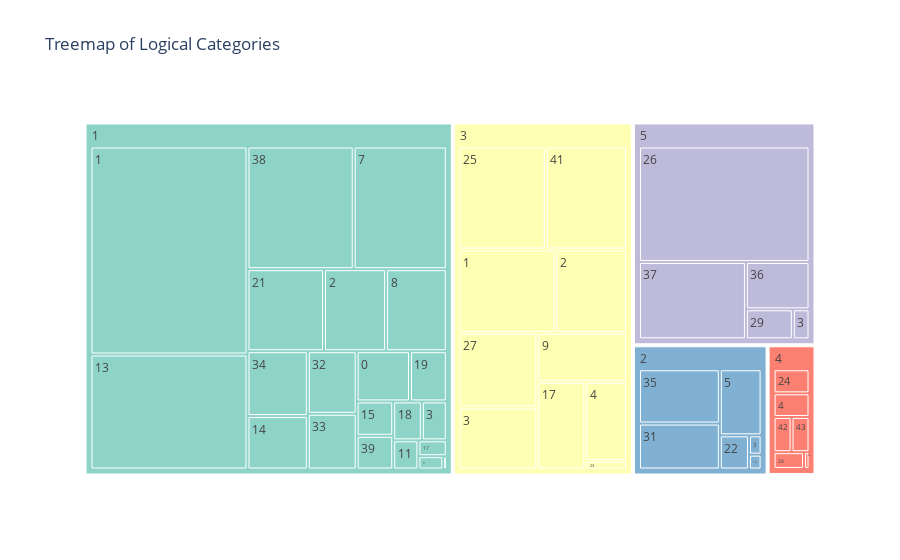

Notebook code for this chart:
### Code cell
fig = px.treemap(
    category_counts,
    path=['A', 'B'],  # Hierarchical levels
    values='count',  # Size based on count
    title="Treemap of Logical Categories",
    color='A',  # Color by main category
    color_discrete_sequence=px.colors.qualitative.Set3
)
fig.show()

### Figure 1 — Plotly figure (JSON) as saved in the notebook; plotly's stock layout.template omitted (floating-point values rounded to 4 significant figures)
{"data": [{"branchvalues": "total", "customdata": [["1"], ["3"], ["5"], ["3"], ["4"], ["3"], ["2"], ["1"], ["3"], ["1"], ["1"], ["1"], ["1"], ["1"], ["1"], ["1"], ["1"], ["2"], ["1"], ["3"], ["1"], ["3"], ["2"], ["3"], ["1"], ["0"], ["5"], ["4"], ["1"], ["5"], ["5"], ["2"], ["1"], ["1"], ["1"], ["2"], ["5"], ["1"], ["3"], ["4"], ["3"], ["4"], ["4"], ["4"], ["1"], ["2"], ["1"], ["1"], ["3"], ["0"], ["1"], ["2"], ["3"], ["4"], ["5"]], "domain": {"x": [0, 1], "y": [0, 1]}, "hovertemplate": "labels=%{label}<br>count=%{value}<br>parent=%{parent}<br>id=%{id}<br>A=%{customdata[0]}<extra></extra>", "ids": ["1/0", "3/27", "5/26", "3/25", "4/24", "3/23", "2/22", "1/21", "3/2", "1/2", "1/18", "1/19", "1/17", "1/16", "1/15", "1/14", "1/13", "2/12", "1/11", "3/1", "1/1", "3/17", "2/3", "3/3", "1/3", "0/3", "5/29", "4/28", "1/38", "5/37", "5/36", "2/35", "1/39", "1/33", "1/32", "2/31", "5/3", "1/34", "3/4", "4/4", "3/41", "4/42", "4/43", "4/44", "1/8", "2/5", "1/6", "1/7", "3/9", "0", "1", "2", "3", "4", "5"], "labels": ["0", "27", "26", "25", "24", "23", "22", "21", "2", "2", "18", "19", "17", "16", "15", "14", "13", "12", "11", "1", "1", "17", "3", "3", "3", "3", "29", "28", "38", "37", "36", "35", "39", "33", "32", "31", "3", "34", "4", "4", "41", "42", "43", "44", "8", "5", "6", "7", "9", "0", "1", "2", "3", "4", "5"], "marker": {"colors": ["rgb(141,211,199)", "rgb(255,255,179)", "rgb(190,186,218)", "rgb(255,255,179)", "rgb(251,128,114)", "rgb(255,255,179)", "rgb(128,177,211)", "rgb(141,211,199)", "rgb(255,255,179)", "rgb(141,211,199)", "rgb(141,211,199)", "rgb(141,211,199)", "rgb(141,211,199)", "rgb(141,211,199)", "rgb(141,211,199)", "rgb(141,211,199)", "rgb(141,211,199)", "rgb(128,177,211)", "rgb(141,211,199)", "rgb(255,255,179)", "rgb(141,211,199)", "rgb(255,255,179)", "rgb(128,177,211)", "rgb(255,255,179)", "rgb(141,211,199)", "rgb(253,180,98)", "rgb(190,186,218)", "rgb(251,128,114)", "rgb(141,211,199)", "rgb(190,186,218)", "rgb(190,186,218)", "rgb(128,177,211)", "rgb(141,211,199)", "rgb(141,211,199)", "rgb(141,211,199)", "rgb(128,177,211)", "rgb(190,186,218)", "rgb(141,211,199)", "rgb(255,255,179)", "rgb(251,128,114)", "rgb(255,255,179)", "rgb(251,128,114)", "rgb(251,128,114)", "rgb(251,128,114)", "rgb(141,211,199)", "rgb(128,177,211)", "rgb(141,211,199)", "rgb(141,211,199)", "rgb(255,255,179)", "rgb(253,180,98)", "rgb(141,211,199)", "rgb(128,177,211)", "rgb(255,255,179)", "rgb(251,128,114)", "rgb(190,186,218)"]}, "name": "", "parents": ["1", "3", "5", "3", "4", "3", "2", "1", "3", "1", "1", "1", "1", "1", "1", "1", "1", "2", "1", "3", "1", "3", "2", "3", "1", "0", "5", "4", "1", "5", "5", "2", "1", "1", "1", "2", "5", "1", "3", "4", "3", "4", "4", "4", "1", "2", "1", "1", "3", "", "", "", "", "", ""], "type": "treemap", "values": [113, 257, 910, 392, 56, 16, 53, 265, 260, 215, 47, 78, 19, 2, 53, 136, 762, 10, 31, 352, 1378, 184, 13, 213, 41, 1, 65, 33, 550, 382, 139, 234, 52, 115, 129, 198, 23, 165, 144, 55, 366, 41, 41, 6, 210, 147, 14, 482, 192, 1, 4857, 655, 2376, 232, 1519]}], "layout": {"legend": {"tracegroupgap": 0}, "title": {"text": "Treemap of Logical Categories"}, "treemapcolorway": ["rgb(141,211,199)", "rgb(255,255,179)", "rgb(190,186,218)", "rgb(251,128,114)", "rgb(128,177,211)", "rgb(253,180,98)", "rgb(179,222,105)", "rgb(252,205,229)", "rgb(217,217,217)", "rgb(188,128,189)", "rgb(204,235,197)", "rgb(255,237,111)"]}}
